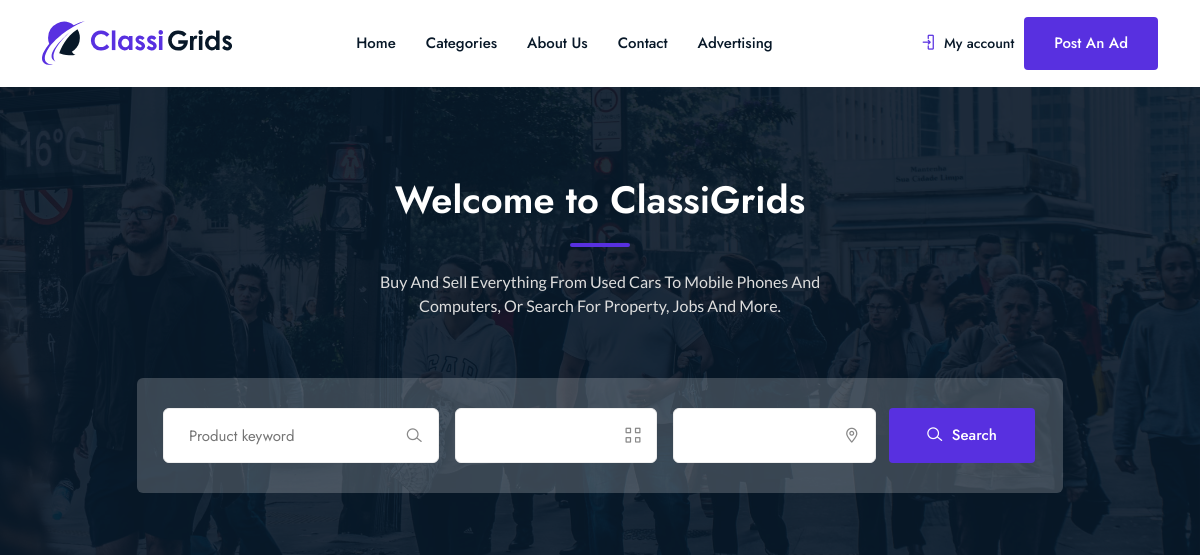
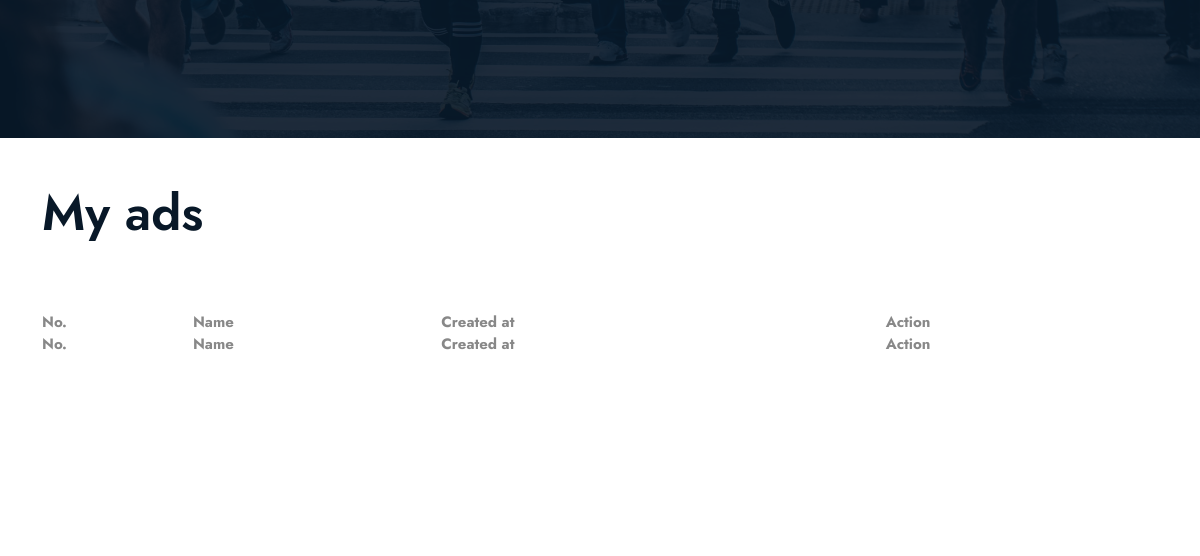
/my-ads.php (signed in, upper part), run on an earlier commit of the app's database (2 pictures, top to bottom).
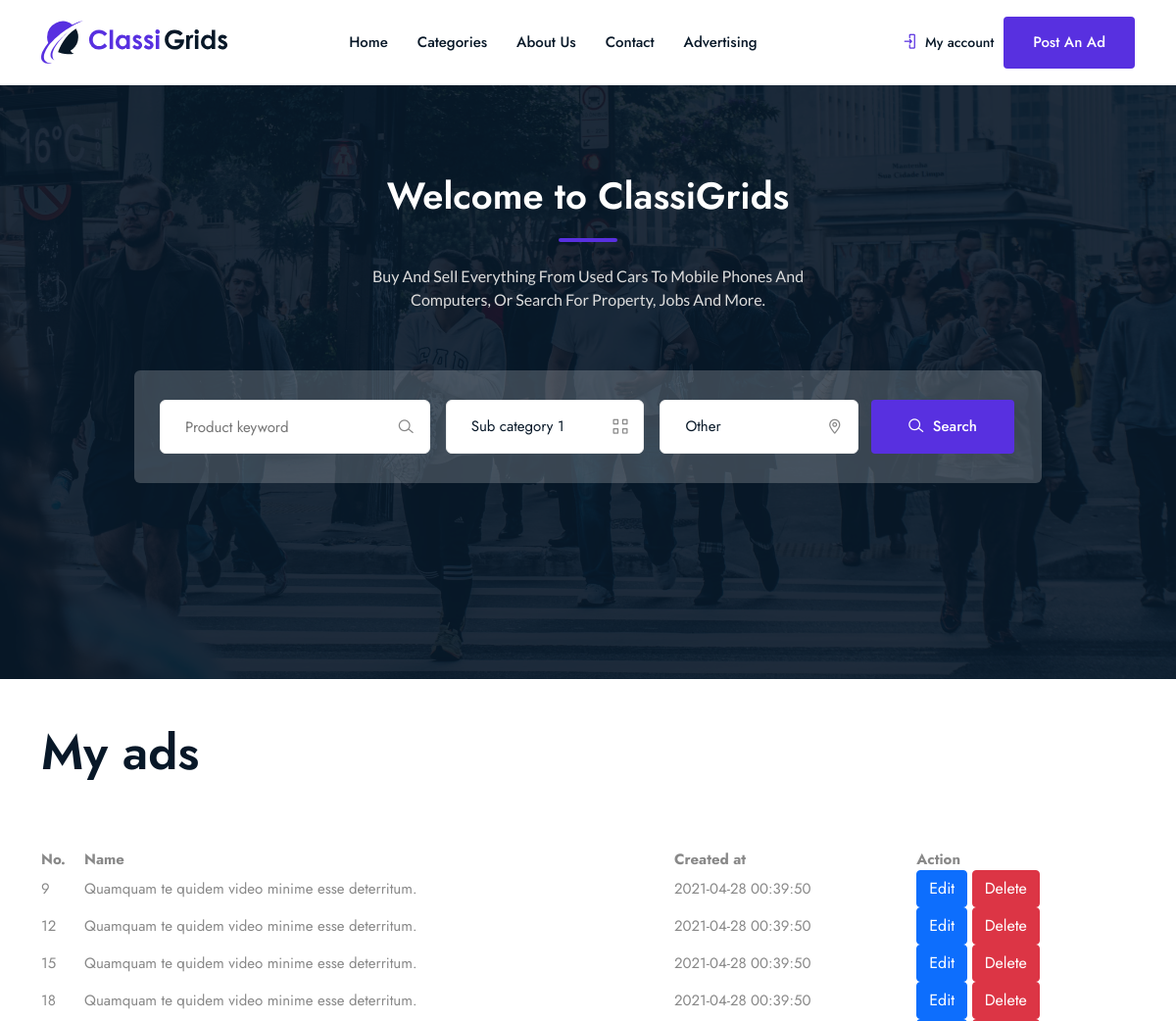
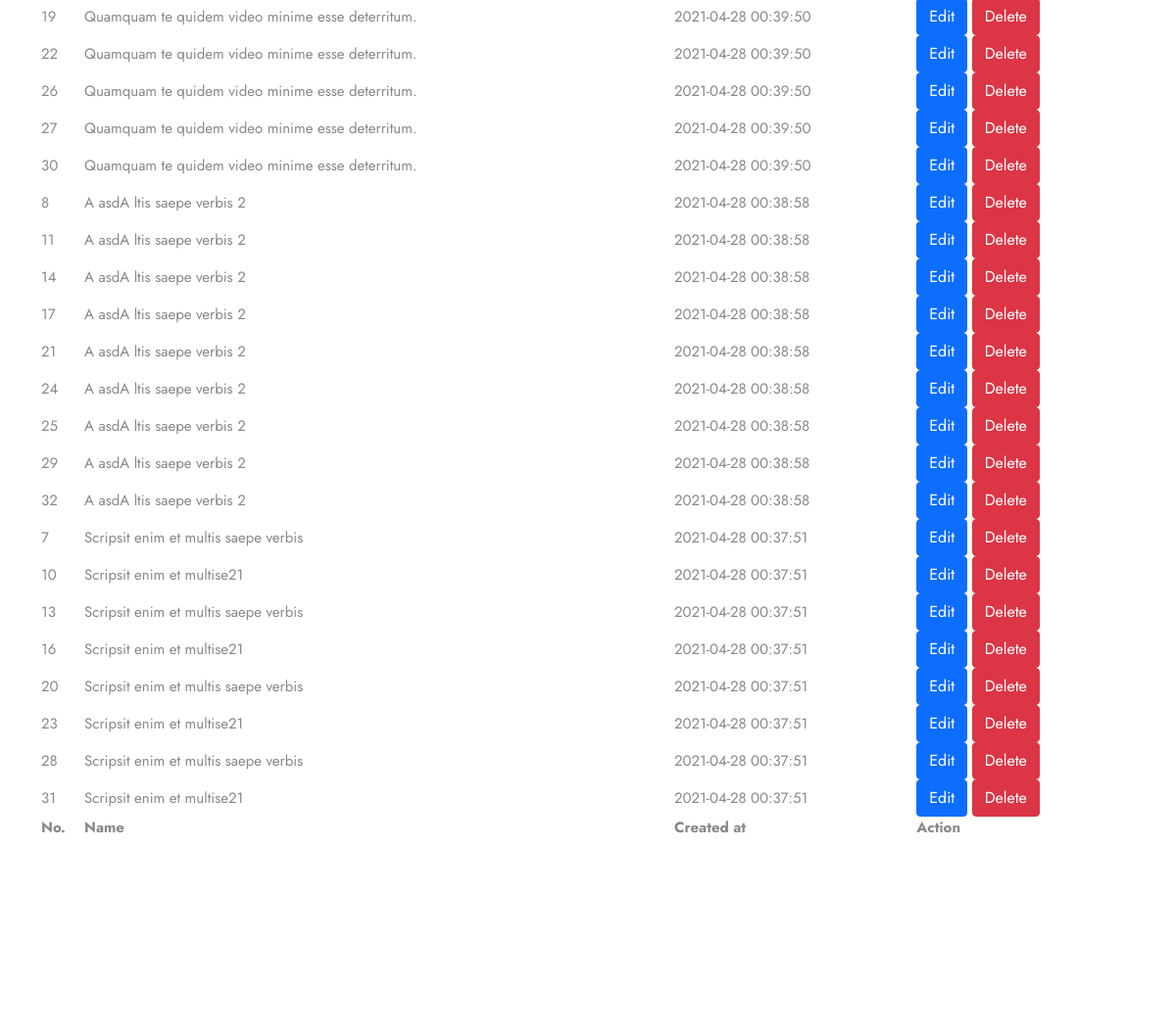
And on a later commit of the database (2 pictures, top to bottom).
### tables this page shows
CREATE TABLE `ads` (
  `id` int(11) NOT NULL,
  `active` int(11) NOT NULL DEFAULT 1,
  `title` varchar(211) NOT NULL,
  `price` decimal(10,2) NOT NULL,
  `price_type_id` int(11) NOT NULL,
  `currency_id` int(11) NOT NULL,
  `images` text DEFAULT NULL,
  `youtube_link` text NOT NULL,
  `description` text NOT NULL,
  `condition_id` int(11) NOT NULL,
  `sub_category_id` int(11) DEFAULT NULL,
  `amount` int(11) NOT NULL,
  `sending_id` int(11) NOT NULL,
  `payment_id` int(11) NOT NULL,
  `free_delivery` int(11) NOT NULL DEFAULT 0,
  `created_at` datetime NOT NULL,
  `updated_at` datetime NOT NULL,
  `expires_at` datetime NOT NULL,
  `user_id` int(11) NOT NULL,
  `slug` varchar(211) DEFAULT NULL
);

### classes/user.class.php (called while the page is built, shortened)
<?php
class User extends DbConnect{
public function checkIsUserLoggedIn(){
	if( isset($_SESSION['logged_in'])){
		return true;
	} else {
		return false;
	}
}
}

### include/db.inc.php (called while the page is built, shortened)
<?php
class DbConnect {
	private $host = HOST;
	private $dbname = DBNAME;
	private $username = USERNAME;
	private $password = PASSWORD;
	protected function connect() {
		try {
		$sql = 'mysql:host='. $this -> host .';dbname='. $this -> dbname ;
		$pdo = new PDO ( $sql , $this -> username , $this -> password );
		$pdo -> setAttribute( PDO::ATTR_DEFAULT_FETCH_MODE , PDO::FETCH_ASSOC );
		$pdo -> setAttribute ( PDO::ATTR_ERRMODE , PDO::ERRMODE_EXCEPTION );
		$pdo -> exec( 'set names utf8');
		return $pdo;
		} catch ( PDOException $e ){
			echo $e -> getMessage();
		}
	}
}

### classes/ad.class.php (called while the page is built, shortened)
<?php
class Ad extends DbConnect {
public function myAds(){
$user_id = (int)$_SESSION['user_id'];
$sql = 'select * from ads where user_id = ? order by created_at desc';
$query = $this -> connect() -> prepare($sql);
$query -> execute( [ $user_id ]);
$my_ads = $query -> fetchAll();
return $my_ads;
}
public function getAllLocationsFromAdTable(){
	$sql = 'select * from ads group by location asc';
	$query = $this -> connect() -> query($sql);
	return $locations = $query -> fetchAll();
}
public function viewAdInfoByAdID($ad_id ){
$sql = 'select * from ads where id = ? limit 1 ';
$query = $this -> connect()-> prepare($sql);
$query -> execute([ $ad_id ]);
$ad = $query -> fetch();
return $ad;
}
public function getAllSubCategories(){
	$sql = 'select * from subcategories order by title asc';
	$query = $this -> connect() -> query ($sql);
	$subcategories = $query -> fetchAll();
	return $subcategories;
}
}

### my-ads.php (the view, shortened to what this page needs)
<?php require_once 'include/db.inc.php' ?>
<!DOCTYPE html>
<html class="no-js" lang="zxx">
<head>
   <?php require_once 'partials/__head.php' ?>
<link rel="stylesheet" href="https://cdn.datatables.net/1.11.5/css/jquery.dataTables.min.css">
</head>
<body>
<?php require_once 'partials/__header.php' ?>
<?php require_once 'partials/__hero_section.php' ?>
<div class="container">
    <br><br>
<h1>My ads</h1>
<br><br><br>
<table id="example" class="display" style="width:100%">
        <thead>
            <tr>
                <th>No.</th>
                <th>Name</th>
                <th>Created at</th>
                <th colspan="1">Action</th>
            </tr>
        </thead>
        <tbody>
<?php
try {
$ad = new Ad();
$my_ads = $ad -> myAds();
foreach ( $my_ads as $my_ad ){
?>
  <tr>
                <td><?php echo $my_ad['id'] ?></td>
                <td><?php echo $ad -> viewAdInfoByAdID($my_ad['id'])['title']  ?></td>
                <td><?php echo $my_ad['created_at'] ;?></td>
                <td>
<form action="">
    <button class="btn btn-primary">Edit</button>
    <button class="btn btn-danger">Delete</button>
</form>
                </td>
            </tr>
<?php
}
} catch ( PDOException $e ){
    echo $e -> getMessage();
}
 ?>
        </tbody>
        <tfoot>
                       <tr>
                <th>No.</th>
                <th>Name</th>
                <th>Created at</th>
                <th colspan="1">Action</th>
            </tr>
        </tfoot>
    </table>
<br><br><br><br><br><br><br><br><br>
</div>
</body>
</html>

### partials/__head.php (shortened to what this page needs)
<link rel="stylesheet" href="assets/css/bootstrap.min.css" />
<link rel="stylesheet" href="assets/css/LineIcons.2.0.css" />
<link rel="stylesheet" href="assets/css/animate.css" />
<link rel="stylesheet" href="assets/css/tiny-slider.css" />
<link rel="stylesheet" href="assets/css/glightbox.min.css" />
<link rel="stylesheet" href="assets/css/main.css" />

### partials/__header.php (shortened to what this page needs)
    <header class="header navbar-area">
        <div class="container">
            <div class="row align-items-center">
                <div class="col-lg-12">
                    <div class="nav-inner">
                        <nav class="navbar navbar-expand-lg">
                            <a class="navbar-brand" href="index.html">
                                <img src="assets/images/logo/logo.svg" alt="Logo">
                            </a>
                            <div class="collapse navbar-collapse sub-menu-bar" id="navbarSupportedContent">
                                <ul id="nav" class="navbar-nav ms-auto">
                                    <li class="nav-item"><a href="index.php" aria-label="Toggle navigation">Home</a>
                                    <li class="nav-item"><a href="categories.php" aria-label="Toggle navigation">Categories</a>
                                    <li class="nav-item"><a href="about-us.php" aria-label="Toggle navigation">About us</a>
                                    <li class="nav-item"><a href="contact-us.php" aria-label="Toggle navigation">Contact</a>
                                    <li class="nav-item"><a href="advertising.php" aria-label="Toggle navigation">Advertising</a>
                                    </li>
                                </ul>
                            </div>
                            <div class="login-button">
<?php
try {
$user = new User();
if( $user -> checkIsUserLoggedIn()){
?>
<ul>
                                    <li>
                                        <a href="my-account.php"><i class="lni lni-enter"></i> My account</a>
                                    </li>
                                </ul>
<?php
}
} catch( PDOException $e ){
    echo $e -> getMessage();
}
?>
                            </div>
                            <div class="button header-button">
                                <a href="post-an-ad.php" class="btn">Post an Ad</a>
                            </div>
                        </nav>
                    </div>
                </div>
            </div>
        </div>
    </header>

### partials/__hero_section.php
    <section class="hero-area overlay">
        <div class="container">
            <div class="row">
                <div class="col-lg-10 offset-lg-1 col-md-12 col-12">
                    <div class="hero-text text-center">
                        <div class="section-heading">
                            <h2 class="wow fadeInUp" data-wow-delay=".3s">Welcome to ClassiGrids</h2>
                            <p class="wow fadeInUp" data-wow-delay=".5s">Buy And Sell Everything From Used Cars To Mobile Phones And <br>Computers,
                                Or Search For Property, Jobs And More.</p>
                        </div>
                        <div class="search-form wow fadeInUp" data-wow-delay=".7s">
<form action="search-result.php" method="GET">
                            <div class="row">
                                <div class="col-lg-4 col-md-4 col-12 p-0">
                                    <div class="search-input">
                                        <label for="keyword"><i class="lni lni-search-alt theme-color"></i></label>
                                        <input type="text" name="keyword" id="keyword" placeholder="Product keyword">
                                    </div>
                                </div>
                                <div class="col-lg-3 col-md-3 col-12 p-0">
                                    <div class="search-input">
                                        <label for="category"><i class="lni lni-grid-alt theme-color"></i></label>
                                        <select name="sub_category_id" id="category">
 <?php
 $categories = new Ad();
 foreach ( $categories -> getAllSubCategories() as $subCategory ){
?>
 <option value="<?php echo $subCategory['id']; ?>"><?php echo $subCategory['title']; ?></option>
<?php
 }
  ?>
                                        </select>
                                    </div>
                                </div>
                                <div class="col-lg-3 col-md-3 col-12 p-0">
                                    <div class="search-input">
                                        <label for="location"><i class="lni lni-map-marker theme-color"></i></label>
                                        <select name="location" id="location">
<?php
$locations = new Ad();
foreach( $locations -> getAllLocationsFromAdTable() as $location){
?>
    <option value="<?php echo $location['location']; ?>"><?php echo $location['location']; ?></option>
    <?php
}
 ?>
                                        </select>
                                    </div>
                                </div>
                                <div class="col-lg-2 col-md-2 col-12 p-0">
                                    <div class="search-btn button">
                                        <button class="btn" type="submit" name="searchAds"><i class="lni lni-search-alt"></i> Search</button>
                                    </div>
                                </div>
                            </div>
</form>
                        </div>
                    </div>
                </div>
            </div>
        </div>
    </section>

What changed in the data, as far as the page shows it:
added ads: id "9", id+title "Quamquam te quidem video minime esse deterritum.", created_at "2021-04-28 00:39:50"
added ads: id "12", id+title "Quamquam te quidem video minime esse deterritum.", created_at "2021-04-28 00:39:50"
added ads: id "15", id+title "Quamquam te quidem video minime esse deterritum.", created_at "2021-04-28 00:39:50"
added ads: id "18", id+title "Quamquam te quidem video minime esse deterritum.", created_at "2021-04-28 00:39:50"
added ads: id "19", id+title "Quamquam te quidem video minime esse deterritum.", created_at "2021-04-28 00:39:50"
added ads: id "22", id+title "Quamquam te quidem video minime esse deterritum.", created_at "2021-04-28 00:39:50"
added ads: id "26", id+title "Quamquam te quidem video minime esse deterritum.", created_at "2021-04-28 00:39:50"
added ads: id "27", id+title "Quamquam te quidem video minime esse deterritum.", created_at "2021-04-28 00:39:50"
added ads: id "30", id+title "Quamquam te quidem video minime esse deterritum.", created_at "2021-04-28 00:39:50"
added ads: id "8", id+title "A asdA ltis saepe verbis 2", created_at "2021-04-28 00:38:58"
added ads: id "11", id+title "A asdA ltis saepe verbis 2", created_at "2021-04-28 00:38:58"
added ads: id "14", id+title "A asdA ltis saepe verbis 2", created_at "2021-04-28 00:38:58"
added ads: id "17", id+title "A asdA ltis saepe verbis 2", created_at "2021-04-28 00:38:58"
added ads: id "21", id+title "A asdA ltis saepe verbis 2", created_at "2021-04-28 00:38:58"
added ads: id "24", id+title "A asdA ltis saepe verbis 2", created_at "2021-04-28 00:38:58"
added ads: id "25", id+title "A asdA ltis saepe verbis 2", created_at "2021-04-28 00:38:58"
added ads: id "29", id+title "A asdA ltis saepe verbis 2", created_at "2021-04-28 00:38:58"
added ads: id "32", id+title "A asdA ltis saepe verbis 2", created_at "2021-04-28 00:38:58"
added ads: id "7", id+title "Scripsit enim et multis saepe verbis", created_at "2021-04-28 00:37:51"
added ads: id "10", id+title "Scripsit enim et multise21", created_at "2021-04-28 00:37:51"
added ads: id "13", id+title "Scripsit enim et multis saepe verbis", created_at "2021-04-28 00:37:51"
added ads: id "16", id+title "Scripsit enim et multise21", created_at "2021-04-28 00:37:51"
added ads: id "20", id+title "Scripsit enim et multis saepe verbis", created_at "2021-04-28 00:37:51"
added ads: id "23", id+title "Scripsit enim et multise21", created_at "2021-04-28 00:37:51"
added ads: id "28", id+title "Scripsit enim et multis saepe verbis", created_at "2021-04-28 00:37:51"
added ads: id "31", id+title "Scripsit enim et multise21", created_at "2021-04-28 00:37:51"
Also different on the page:
form field sub_category_id: (not shown) → "Sub category 1"
form field location: (not shown) → "Other"
